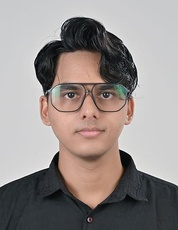
#> input picture dataset/adeep/0.jpg, 178 x 230 px, shrunk from 402 x 520 before the run; its folder holds only this picture in this run
$ python bim.py
#> lines starting #> are read from the running program, lines starting #| are printed output that depends on the picture
import os
import cv2

# Load the pre-trained Haar Cascade for face detection
face_cascade = cv2.CascadeClassifier(cv2.data.haarcascades + 'haarcascade_frontalface_default.xml')

def clear_folder(folder_path):
    if os.path.exists(folder_path):
        for file in os.listdir(folder_path):
            file_path = os.path.join(folder_path, file)
            os.remove(file_path)
    else:
        os.makedirs(folder_path)

def get_best_picture(folder_path):
#> called with folder_path = 'dataset/adeep'
    best_image = None
    best_score = 0
    best_face = None

    for file in os.listdir(folder_path):
        file_path = os.path.join(folder_path, file)

        # Check for valid image formats
        if file.lower().endswith(('.png', '.jpg', '.jpeg', '.bmp', '.tiff')):
            image = cv2.imread(file_path)
#> image is the input picture: shape (230, 178, 3); mean B, G, R 139.2, 141.8, 149.6

            if image is not None:
                height, width = image.shape[:2]
#> height = 230; width = 178
                resolution = width * height
#> resolution = 40940

                # Detect faces
                gray_image = cv2.cvtColor(image, cv2.COLOR_BGR2GRAY)
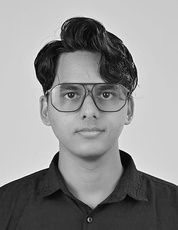
#> gray_image: shape (230, 178); min 0, max 255, mean 143.8
                faces = face_cascade.detectMultiScale(gray_image, scaleFactor=1.1, minNeighbors=5)
#> faces = [[35, 53, 108, 108]]

                # Score based on face count and resolution
                face_count = len(faces)
#> face_count = 1

                # Check if any faces are detected
                if face_count > 0:
                    center_x, center_y = width // 2, height // 2
#> center_x = 89; center_y = 115
                    closest_face = min(
                        faces, key=lambda f: (f[0] + f[2] // 2 - center_x) ** 2 + (f[1] + f[3] // 2 - center_y) ** 2
                    )
#> closest_face = [35, 53, 108, 108]

                    x, y, w, h = closest_face
#> x = 35; y = 53; w = 108; h = 108
                    face_crop = image[y:y+h, x:x+w]
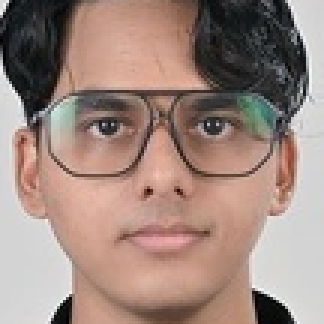
#> face_crop: shape (108, 108, 3) (shown 3 times larger); mean B, G, R 126.5, 135.6, 158.5

                    # Higher score = more faces + higher resolution + closer to center
                    closest_face_distance = (x + w // 2 - center_x) ** 2 + (y + h // 2 - center_y) ** 2
#> closest_face_distance = 64
                    score = face_count * 1000 + resolution - closest_face_distance
#> score = 41876
                else:
                    # If no faces, just use resolution
                    score = resolution

                # Update best image if a higher score is found
                if score > best_score:
                    best_image = file_path
                    best_score = score
#> best_score = 41876
                    best_face = face_crop if face_count > 0 else image

    return best_image, best_face

def main():
    dataset_path = 'dataset'
    persons_folder = 'persons'

    # Ensure dataset folder exists
    if not os.path.exists(dataset_path):
        print(f"Error: '{dataset_path}' folder not found.")
        return

    # Clear the persons folder
    clear_folder(persons_folder)

    # Loop through each subfolder and select the best image
    for subfolder in os.listdir(dataset_path):
        subfolder_path = os.path.join(dataset_path, subfolder)

        if os.path.isdir(subfolder_path):
            best_image, best_face = get_best_picture(subfolder_path)
#> best_image = 'dataset/adeep/0.jpg'

            if best_image and best_face is not None:
                print(f"Best image in '{subfolder}': {best_image}")
#| Best image in 'adeep': dataset/adeep/0.jpg

                # Save the cropped face in the persons folder
                image_name = f"{subfolder}.png"
                output_path = os.path.join(persons_folder, image_name)
                cv2.imwrite(output_path, best_face)
            else:
                print(f"No valid images found in '{subfolder}'.")
#> pass 2 of the loop in main, `for subfolder in os.listdir(dataset_path):`:
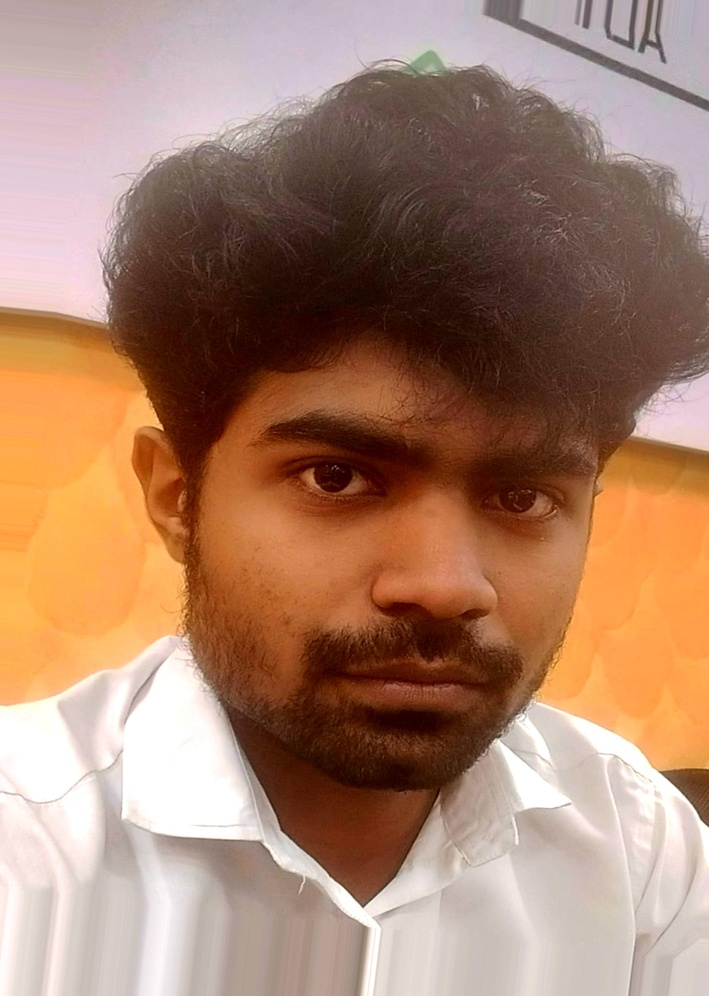
#> input picture dataset/akshay/4.jpg, 709 x 996 px, shrunk from 1603 x 2253 before the run
#> in get_best_picture, image is the input picture: shape (996, 709, 3); mean B, G, R 108.4, 130.3, 168.4
#> in get_best_picture (call 2), `gray_image = cv2.cvtColor(image, cv2.COLOR_BGR2GRAY)`:
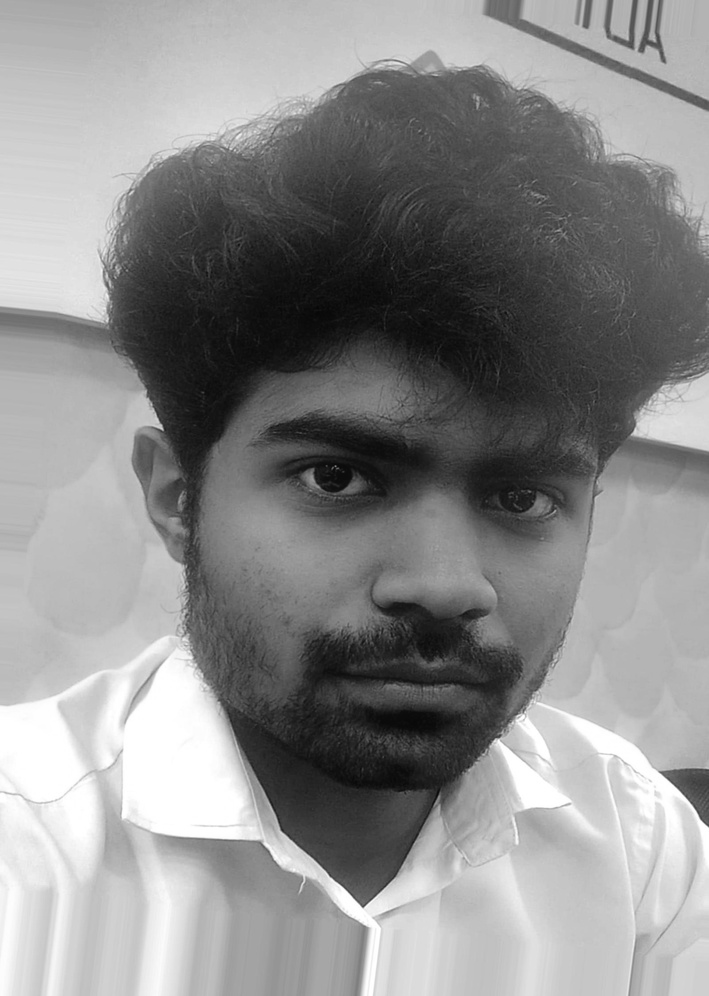
#> gray_image: shape (996, 709); min 6, max 255, mean 139.2
#> faces = [[165, 298, 502, 502]]
#> closest_face = [165, 298, 502, 502]
#> x = 165; y = 298; w = 502
#> in get_best_picture (call 2), `face_crop = image[y:y+h, x:x+w]`:
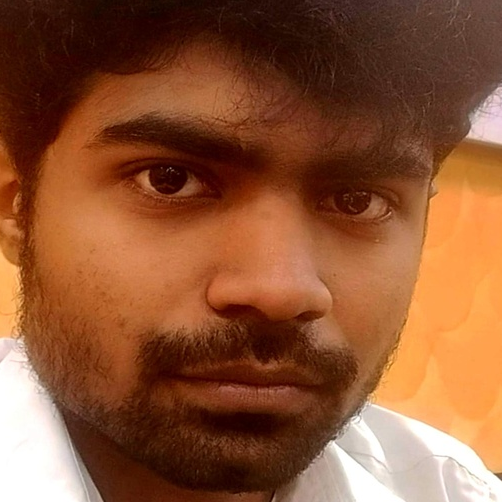
#> face_crop: shape (502, 502, 3); mean B, G, R 52.8, 84.5, 140.3
#> closest_face_distance = 6445
#> score = 700719
#> best_image = 'dataset/akshay/4.jpg'
#| Best image in 'akshay': dataset/akshay/4.jpg

if __name__ == "__main__":
    main()
